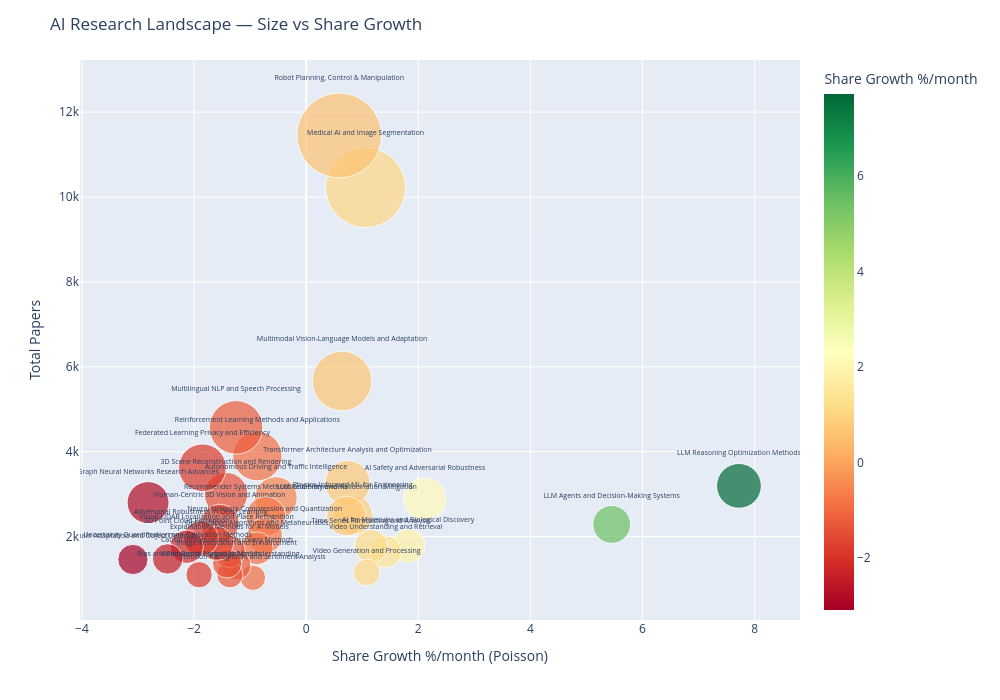

The code cell stored with this chart in its notebook:
### Markdown cell above
## Size vs Growth Landscape

### Code cell
import plotly.express as px

sig_poisson = poisson_df[poisson_df["Significant"]].copy()

fig = px.scatter(
    sig_poisson,
    x="Share Growth %/month",
    y="Papers",
    size="Papers",
    color="Share Growth %/month",
    color_continuous_scale="RdYlGn",
    hover_name="Cluster",
    text="Cluster",
    size_max=60,
)

fig.update_traces(textposition="top center", textfont_size=7)
fig.update_layout(
    title="AI Research Landscape — Size vs Share Growth",
    width=1000,
    height=700,
    xaxis_title="Share Growth %/month (Poisson)",
    yaxis_title="Total Papers",
)
fig.show()

### Figure 1 — Plotly figure (JSON) as saved in the notebook; plotly's stock layout.template omitted (floating-point values rounded to 4 significant figures)
{"data": [{"hovertemplate": "<b>%{hovertext}</b><br><br>Share Growth %/month=%{marker.color}<br>Papers=%{marker.size}<br>Cluster=%{text}<extra></extra>", "hovertext": ["LLM Reasoning Optimization Methods", "LLM Agents and Decision-Making Systems", "AI Safety and Adversarial Robustness", "AI for Molecular and Biological Discovery", "Video Understanding and Retrieval", "Time Series Forecasting and Analysis", "Video Generation and Processing", "Medical AI and Image Segmentation", "Physics-Informed ML for Engineering", "Transformer Architecture Analysis and Optimization", "LLM Reliability and Hallucination Mitigation", "Multimodal Vision-Language Models and Adaptation", "Robot Planning, Control & Manipulation", "Autonomous Driving and Traffic Intelligence", "Recommender Systems Methods and Frameworks", "Neural Network Compression and Quantization", "Reinforcement Learning Methods and Applications", "Optimization Algorithms and Metaheuristics", "Emotion Recognition and Sentiment Analysis", "Image Restoration and Enhancement", "Multilingual NLP and Speech Processing", "Video-Based Human Action Understanding", "Explainability Methods for AI Models", "Causal Inference and Discovery Methods", "3D Scene Reconstruction and Rendering", "Human-Centric 3D Vision and Animation", "Visual-LiDAR Localization and Place Recognition", "Federated Learning Privacy and Efficiency", "Adversarial Robustness in Deep Learning", "Bias and Fairness in Language Models", "3D Point Cloud Perception", "Uncertainty Quantification and Calibration Methods", "Graph Neural Networks Research Advances", "Domain Adaptation and Object Detection"], "legendgroup": "", "marker": {"color": [7.72, 5.45, 2.12, 1.82, 1.42, 1.16, 1.08, 1.06, 0.83, 0.74, 0.72, 0.64, 0.59, -0.54, -0.72, -0.74, -0.87, -0.88, -0.95, -1.24, -1.25, -1.36, -1.37, -1.41, -1.43, -1.54, -1.6, -1.85, -1.88, -1.91, -2.13, -2.47, -2.82, -3.09], "coloraxis": "coloraxis", "size": [3193, 2285, 2885, 1778, 1638, 1772, 1152, 10222, 2506, 3258, 2482, 5665, 11451, 2906, 2476, 2016, 3894, 1721, 1027, 1314, 4571, 1097, 1649, 1365, 3000, 2311, 1838, 3620, 1957, 1100, 1759, 1472, 2799, 1458], "sizemode": "area", "sizeref": 3.181, "symbol": "circle"}, "mode": "markers+text", "name": "", "orientation": "v", "showlegend": false, "text": ["LLM Reasoning Optimization Methods", "LLM Agents and Decision-Making Systems", "AI Safety and Adversarial Robustness", "AI for Molecular and Biological Discovery", "Video Understanding and Retrieval", "Time Series Forecasting and Analysis", "Video Generation and Processing", "Medical AI and Image Segmentation", "Physics-Informed ML for Engineering", "Transformer Architecture Analysis and Optimization", "LLM Reliability and Hallucination Mitigation", "Multimodal Vision-Language Models and Adaptation", "Robot Planning, Control & Manipulation", "Autonomous Driving and Traffic Intelligence", "Recommender Systems Methods and Frameworks", "Neural Network Compression and Quantization", "Reinforcement Learning Methods and Applications", "Optimization Algorithms and Metaheuristics", "Emotion Recognition and Sentiment Analysis", "Image Restoration and Enhancement", "Multilingual NLP and Speech Processing", "Video-Based Human Action Understanding", "Explainability Methods for AI Models", "Causal Inference and Discovery Methods", "3D Scene Reconstruction and Rendering", "Human-Centric 3D Vision and Animation", "Visual-LiDAR Localization and Place Recognition", "Federated Learning Privacy and Efficiency", "Adversarial Robustness in Deep Learning", "Bias and Fairness in Language Models", "3D Point Cloud Perception", "Uncertainty Quantification and Calibration Methods", "Graph Neural Networks Research Advances", "Domain Adaptation and Object Detection"], "textfont": {"size": 7}, "textposition": "top center", "type": "scatter", "x": [7.72, 5.45, 2.12, 1.82, 1.42, 1.16, 1.08, 1.06, 0.83, 0.74, 0.72, 0.64, 0.59, -0.54, -0.72, -0.74, -0.87, -0.88, -0.95, -1.24, -1.25, -1.36, -1.37, -1.41, -1.43, -1.54, -1.6, -1.85, -1.88, -1.91, -2.13, -2.47, -2.82, -3.09], "xaxis": "x", "y": [3193, 2285, 2885, 1778, 1638, 1772, 1152, 10222, 2506, 3258, 2482, 5665, 11451, 2906, 2476, 2016, 3894, 1721, 1027, 1314, 4571, 1097, 1649, 1365, 3000, 2311, 1838, 3620, 1957, 1100, 1759, 1472, 2799, 1458], "yaxis": "y"}], "layout": {"coloraxis": {"colorbar": {"title": {"text": "Share Growth %/month"}}, "colorscale": [[0, "rgb(165,0,38)"], [0.1, "rgb(215,48,39)"], [0.2, "rgb(244,109,67)"], [0.3, "rgb(253,174,97)"], [0.4, "rgb(254,224,139)"], [0.5, "rgb(255,255,191)"], [0.6, "rgb(217,239,139)"], [0.7, "rgb(166,217,106)"], [0.8, "rgb(102,189,99)"], [0.9, "rgb(26,152,80)"], [1, "rgb(0,104,55)"]]}, "height": 700, "legend": {"itemsizing": "constant", "tracegroupgap": 0}, "margin": {"t": 60}, "title": {"text": "AI Research Landscape — Size vs Share Growth"}, "width": 1000, "xaxis": {"anchor": "y", "domain": [0, 1], "title": {"text": "Share Growth %/month (Poisson)"}}, "yaxis": {"anchor": "x", "domain": [0, 1], "title": {"text": "Total Papers"}}}}
